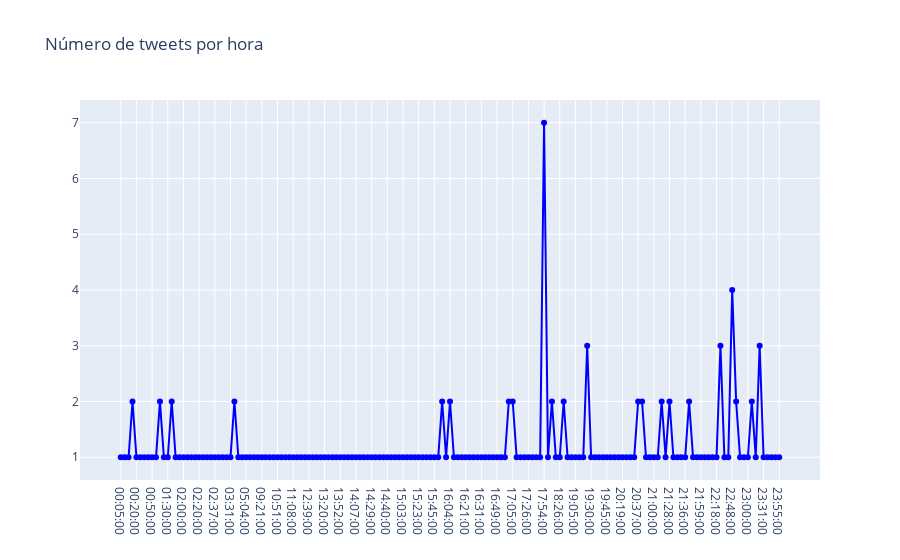

Source (notebook cell):
### Code cell
trace = go.Scatter(x=temp.hora.values,
                   y=temp.cnt.values,
                   text=[f"Fecha: {f}<br>Tuits: {c}" for f,c in zip(temp.hora.values,temp.cnt.values)],
                   hoverinfo='text',
                   mode='lines+markers',
                   name='Horas',
                   line={'color': 'blue'})

layout = go.Layout(title="Número de tweets por hora")

fig = go.Figure(data=[trace], layout=layout)
iplot(fig)

### Figure 1 — Plotly figure (JSON) as saved in the notebook; plotly's stock layout.template omitted (floating-point values rounded to 4 significant figures; data arrays with more than 128 entries replaced by an {"elided": "..."} marker saying what was removed)
{"data": [{"hoverinfo": "text", "line": {"color": "blue"}, "mode": "lines+markers", "name": "Horas", "text": {"elided": "169 str values"}, "type": "scatter", "x": {"elided": "169 str values"}, "y": {"elided": "169 int values"}}], "layout": {"title": {"text": "Número de tweets por hora"}}}
